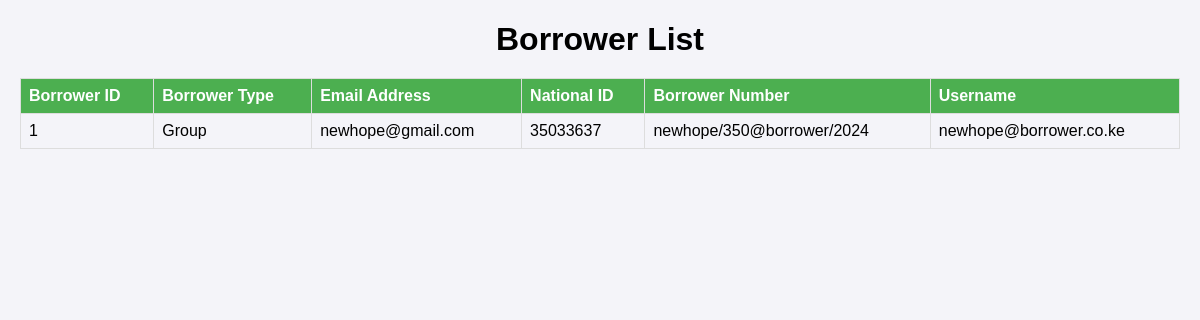
The app's page /Linker/borrowers/list/, older data.
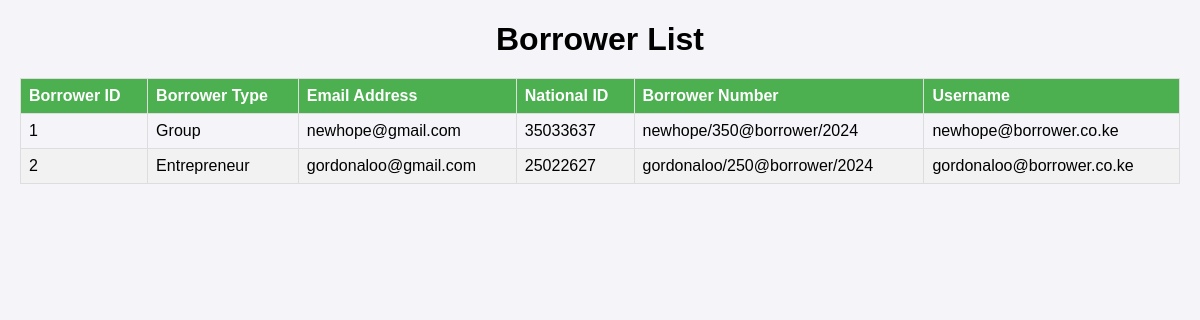
The same page, newer data.
### lender/models.py (models this page shows, shortened)
class Borrower(models.Model):
    borrower_id = models.AutoField(primary_key=True, unique=True)
    BORROWER_TYPE_CHOICES = [
        ('entrepreneur', 'Entrepreneur'),
        ('civil_servant', 'Civil Servant'),
        ('employee', 'Employee'),
        ('unemployed', 'Unemployed'),
        ('group', 'Group'),
    ]
    borrower_type = models.CharField(max_length=20, choices=BORROWER_TYPE_CHOICES)
    email_address = models.EmailField(max_length=30, unique=True, help_text="Enter Email Address:")
    national_id = models.DecimalField(max_digits=8, decimal_places=0, unique=True, validators=[validate_kenyan_id], help_text="Enter National Identification Number:")
    borrower_no = models.CharField(max_length=100, help_text="Enter Borrower Number:", blank=True)
    username = models.CharField(max_length=50, help_text="Enter Borrower Username", blank=True)

### lender/views.py (the view)
# urls.py: path('borrowers/list/', BorrowerListView.as_view(), name='borrower-list'),
class BorrowerListView(ListView):
    model = Borrower
    template_name = 'borrowers_list.html'  # Specify your template name here
    context_object_name = 'borrowers'  # The name of the list in the template context
    def get_queryset(self):
        return Borrower.objects.all()

### lender/templates/borrowers_list.html (shortened to what this page needs)
<!DOCTYPE html>
<html lang="en">
<head>
</head>
<body>
    <h1>Borrower List</h1>
    <table>
        <thead>
            <tr>
                <th>Borrower ID</th>
                <th>Borrower Type</th>
                <th>Email Address</th>
                <th>National ID</th>
                <th>Borrower Number</th>
                <th>Username</th>
            </tr>
        </thead>
        <tbody>
            {% for borrower in borrowers %}
            <tr>
                <td>{{ borrower.borrower_id }}</td>
                <td>{{ borrower.get_borrower_type_display }}</td>
                <td>{{ borrower.email_address }}</td>
                <td>{{ borrower.national_id }}</td>
                <td>{{ borrower.borrower_no }}</td>
                <td>{{ borrower.username }}</td>
            </tr>
            {% empty %}
            <tr>
                <td colspan="6">No borrowers found.</td>
            </tr>
            {% endfor %}
        </tbody>
    </table>
</body>
</html>

Row changes from the older to the newer data that the page shows:
added Borrower: borrower_id "2", borrower_type "Entrepreneur", email_address "gordonaloo@gmail.com", national_id "25022627", borrower_no "gordonaloo/250@borrower/2024", username "gordonaloo@borrower.co.ke"
